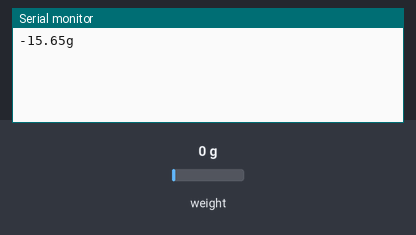
Bench run of a sketch on a simulated Arduino Uno, built with avr-gcc and run on an emulated ATmega328P. Shown: the last lines printed to the serial monitor. Wiring (inferred from the names in the program): HX711 load-cell converter: data pin 8; SCK pin 9. The inputs (shaded band) are chosen by the test bench; at power-on: weight on the scale 0 g.

Above: at 2.2 s.
2.3 s: weight on the scale set to 100 g
At 3.3 s:
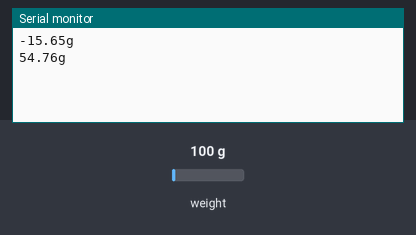
3.8 s: weight on the scale set to 1250 g
At 4.2 s:
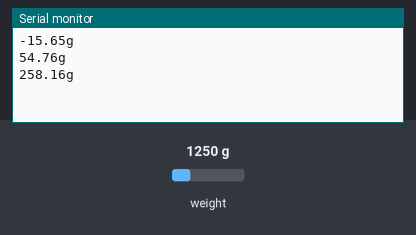
Timing chart, 0 to 6.8 s (numbered marks = the images above; inputs shaded):
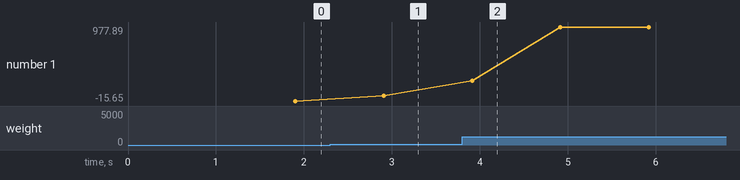

Measured:
- after the input at 2.3 s, the serial monitor: prints a new line after 0.61 s (image 1)
- after the input at 3.8 s, the serial monitor: prints a new line after 0.11 s (image 2)
- plotted number 1: -15.65 → 54.76 after the input at 2.3 s, 54.76 → 977.89 after the input at 3.8 s

The sketch:

skect.ino
```cpp
const int DAT = 8;
const int CLK = 9;
float avdd = 4.28; // Measurd voltage at theAVDD terminal (E+)
long offset = 0;

void setup()
{
    Serial.begin(115200);
    pinMode(DAT, INPUT);
    pinMode(CLK, OUTPUT);

    // Read the data from HX711
    // CLK　H:1us, L：1us @dataseet
    for (char i = 0; i < 24; i++)
    {
        digitalWrite(CLK, HIGH);
        delayMicroseconds(1);
        digitalWrite(CLK, LOW);
        delayMicroseconds(1);
        offset = (offset << 1) | (digitalRead(DAT));
    }

    // Because the output data is 2's complement...
    offset = offset ^ 0x800000;
    delay(1000);
}

void loop()
{
    float ave, v_vol, weight;
    long sum = 0, data;

    // Read the data from HX711(Average of 10 measurements)
    // CLK　H:1us, L：1us @dataseet
    for (int i = 0; i < 10; i++)
    {
        data = 0;
        while (digitalRead(DAT) != 0)
            ;

        // data: MSB -> LSB with 24bit
        for (char i = 0; i < 24; i++)
        {
            digitalWrite(CLK, HIGH);
            delayMicroseconds(1);
            digitalWrite(CLK, LOW);
            delayMicroseconds(1);
            data = (data << 1) | (digitalRead(DAT));
        }

        digitalWrite(CLK, HIGH);
        delayMicroseconds(1);
        digitalWrite(CLK, LOW);
        delayMicroseconds(1);

        data = data ^ 0x800000;
        sum += data;
    }

    ave = sum / 10 - offset;
    v_vol = ave * (avdd / 16777216.0 / 128);
    weight = v_vol / (0.001 * avdd / 2000.0);
    weight *= 2;
    Serial.print(weight);
    Serial.println("g");
    delay(100);
}
```
